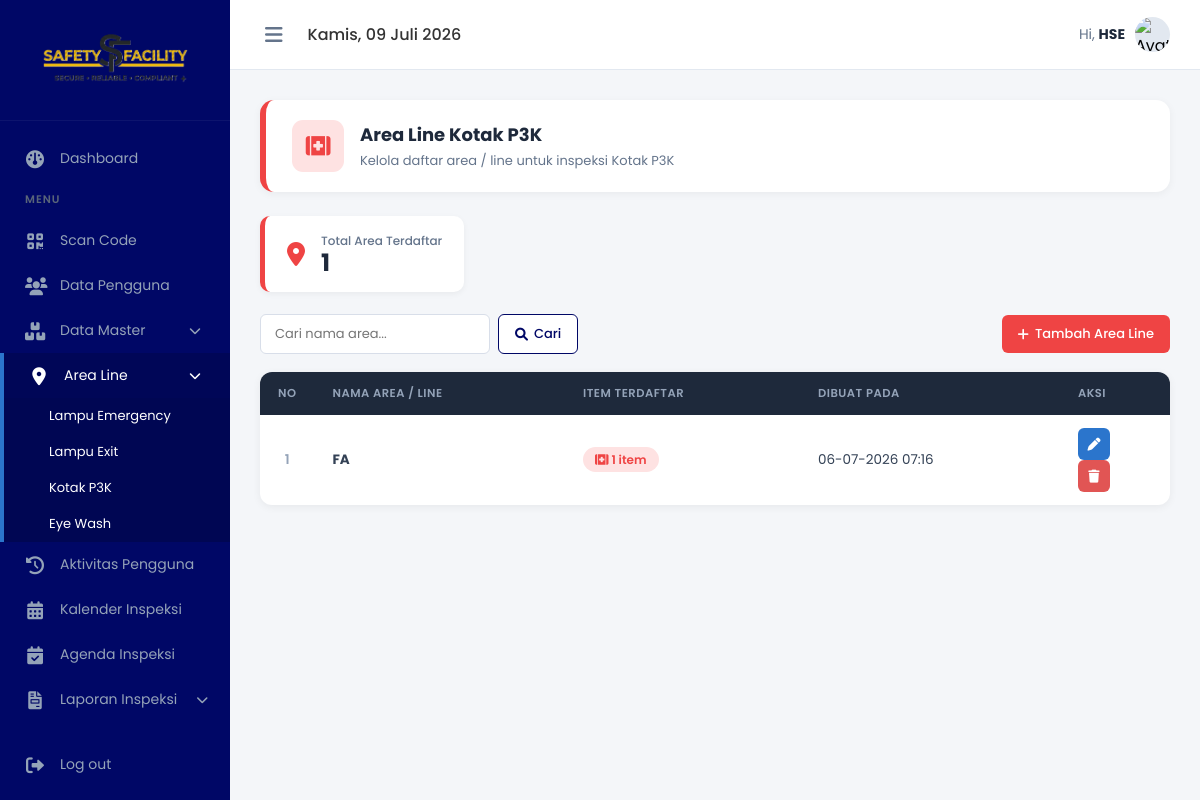
The page /admin/area_line_p3k.php (signed in) on the database its author committed.
### tables this page shows
CREATE TABLE `area_line` (
  `id_line` int(11) NOT NULL,
  `nama_line` varchar(100) NOT NULL,
  `created_at` timestamp NOT NULL DEFAULT current_timestamp(),
  `jenis` varchar(30) NOT NULL DEFAULT 'lampu_emergency'
);

### admin/area_line_p3k.php (the view, shortened to what this page needs)
<?php
global $koneksi;
mysqli_query($koneksi, "ALTER TABLE area_line ADD COLUMN IF NOT EXISTS jenis VARCHAR(30) NOT NULL DEFAULT 'lampu_emergency'");
$cari = isset($_GET['cari']) ? trim($_GET['cari']) : '';
if ($cari !== '') {
    $like = "%$cari%";
    $stmt = mysqli_prepare(
        $koneksi,
        "SELECT a.*, COUNT(m.id) as total_item
         FROM area_line a
         LEFT JOIN `master_p3k` m ON m.`line_area` = a.nama_line
         WHERE a.jenis = 'p3k' AND a.nama_line LIKE ?
         GROUP BY a.id_line ORDER BY a.nama_line ASC"
    );
    mysqli_stmt_bind_param($stmt, "s", $like);
    mysqli_stmt_execute($stmt);
    $result = mysqli_stmt_get_result($stmt);
} else {
    $result = mysqli_query(
        $koneksi,
        "SELECT a.*, COUNT(m.id) as total_item
         FROM area_line a
         LEFT JOIN `master_p3k` m ON m.`line_area` = a.nama_line
         WHERE a.jenis = 'p3k'
         GROUP BY a.id_line ORDER BY a.nama_line ASC"
    );
}
$total_line = mysqli_num_rows($result);
$dh = [
    'Sunday' => 'Minggu',
    'Monday' => 'Senin',
    'Tuesday' => 'Selasa',
    'Wednesday' => 'Rabu',
    'Thursday' => 'Kamis',
    'Friday' => 'Jumat',
    'Saturday' => 'Sabtu'
];
$db = [
    'January' => 'Januari',
    'February' => 'Februari',
    'March' => 'Maret',
    'April' => 'April',
    'May' => 'Mei',
    'June' => 'Juni',
    'July' => 'Juli',
    'August' => 'Agustus',
    'September' => 'September',
    'October' => 'Oktober',
    'November' => 'November',
    'December' => 'Desember'
];
$tanggal_format = $dh[date('l')] . ", " . date('d') . " " . $db[date('F')] . " " . date('Y');
?>
<!DOCTYPE html>
<html lang="id">
<head>
    <link rel="stylesheet" href="https://cdnjs.cloudflare.com/ajax/libs/font-awesome/6.0.0/css/all.min.css">
    <link rel="stylesheet" href="style.css">
</head>
<body>
    <aside class="sidebar" id="sidebar">
        <div class="sidebar-brand">
            <img src="../foto/logo.png" alt="Logo" class="sidebar-logo">
        </div>
        <ul class="sidebar-menu">
            <li><a href="index.php"><i class="fa-solid fa-gauge"></i> <span>Dashboard</span></a></li>
            <li class="menu-header">Menu</li>
            <li><a href="scan.php"><i class="fa-solid fa-qrcode"></i> <span>Scan Code</span></a></li>
            <li><a href="pengguna.php"><i class="fa-solid fa-users"></i> <span>Data Pengguna</span></a></li>
            <li class="has-submenu">
                <a href="javascript:void(0)" onclick="toggleSubmenu(this)">
                    <i class="fa-solid fa-boxes-stacked"></i><span>Data Master</span>
                    <i class="fa-solid fa-chevron-down submenu-icon"></i>
                </a>
            </li>
            <li class="has-submenu active">
                <a href="javascript:void(0)" onclick="toggleSubmenu(this)">
                    <i class="fa-solid fa-location-dot"></i><span>Area Line</span>
                    <i class="fa-solid fa-chevron-down submenu-icon"></i>
                </a>
                <ul class="submenu" style="display:block;">
                    <li class=""><a href="area_line_lampu_emergency.php">Lampu Emergency</a></li>
                    <li class=""><a href="area_line_lampu_exit.php">Lampu Exit</a></li>
                    <li class="active"><a href="area_line_p3k.php">Kotak P3K</a></li>
                    <li class=""><a href="area_line_eyewash.php">Eye Wash</a></li>
                </ul>
            </li>
            <li><a href="aktivitas.php"><i class="fa-solid fa-clock-rotate-left"></i> <span>Aktivitas Pengguna</span></a></li>
            <li><a href="kalender.php"><i class="fa-solid fa-calendar-days"></i> <span>Kalender Inspeksi</span></a></li>
            <li><a href="agenda.php"><i class="fa-solid fa-calendar-check"></i> <span>Agenda Inspeksi</span></a></li>
            <li class="has-submenu">
                <a href="javascript:void(0)" onclick="toggleSubmenu(this)">
                    <i class="fa-solid fa-file-invoice"></i><span>Laporan Inspeksi</span>
                    <i class="fa-solid fa-chevron-down submenu-icon"></i>
                </a>
            </li>
            <li style="margin-top:20px;"><a href="../logout.php"><i class="fa-solid fa-right-from-bracket"></i> <span>Log out</span></a></li>
        </ul>
    </aside>
    <main class="main-content">
        <header class="topbar">
            <div class="topbar-left">
                <button class="toggle-sidebar-btn" onclick="toggleSidebar()"><i class="fa-solid fa-bars"></i></button>
                <div class="topbar-date"><?= $tanggal_format; ?></div>
            </div>
            <div class="topbar-right">
                <div class="user-profile">
                    <span>Hi, <strong><?= htmlspecialchars($_SESSION['nama_lengkap']); ?></strong></span>
                    <div class="user-avatar">
                        <img src="https://images.unsplash.com/photo-1535713875002-d1d0cf377fde?q=80&w=100" alt="Avatar">
                    </div>
                </div>
            </div>
        </header>
        <section class="content-body">
            <div class="page-head">
                <div class="ph-icon"><i class="fa-solid fa-kit-medical"></i></div>
                <div class="ph-info">
                    <h2>Area Line Kotak P3K</h2>
                    <p>Kelola daftar area / line untuk inspeksi Kotak P3K</p>
                </div>
            </div>
            <div class="stat-mini">
                <i class="fa-solid fa-location-dot"></i>
                <div>
                    <h3>Total Area Terdaftar</h3>
                    <p><?= $total_line; ?></p>
                </div>
            </div>
            <div class="page-toolbar">
                <form method="GET" class="search-bar">
                    <input type="text" name="cari" placeholder="Cari nama area..." value="<?= htmlspecialchars($cari); ?>">
                    <button type="submit" class="btn btn-outline"><i class="fa-solid fa-magnifying-glass"></i> Cari</button>
                </form>
                <button class="btn btn-primary" onclick="openModal('modalTambah')">
                    <i class="fa-solid fa-plus"></i> Tambah Area Line
                </button>
            </div>
            <div class="table-card">
                <table class="area-table">
                    <thead>
                        <tr>
                            <th style="width:52px;">No</th>
                            <th>Nama Area / Line</th>
                            <th>Item Terdaftar</th>
                            <th>Dibuat Pada</th>
                            <th style="width:110px;">Aksi</th>
                        </tr>
                    </thead>
                    <tbody>
                        <?php if (mysqli_num_rows($result) > 0): ?>
                            <?php $no = 1;
                            while ($row = mysqli_fetch_assoc($result)): ?>
                                <tr>
                                    <td style="text-align:center;font-weight:600;color:#94a3b8;"><?= $no++; ?></td>
                                    <td><strong><?= htmlspecialchars($row['nama_line']); ?></strong></td>
                                    <td>
                                        <span class="badge-item">
                                            <i class="fa-solid fa-kit-medical"></i>
                                            <?= $row['total_item']; ?> item
                                        </span>
                                    </td>
                                    <td><?= date('d-m-Y H:i', strtotime($row['created_at'])); ?></td>
                                    <td class="action-icons">
                                        <a href="javascript:void(0)" class="ic-edit" title="Edit"
                                            onclick='bukaEdit(<?= json_encode(["id_line" => $row["id_line"], "nama_line" => $row["nama_line"]]); ?>)'>
                                            <i class="fa-solid fa-pen"></i>
                                        </a>
                                        <a href="area_line_p3k.php?hapus=<?= $row['id_line']; ?>" class="ic-delete" title="Hapus"
                                            onclick="return confirm('Hapus area ini? Pastikan tidak ada data yang masih menggunakannya.')">
                                            <i class="fa-solid fa-trash"></i>
                                        </a>
                                    </td>
                                </tr>
                            <?php endwhile; ?>
                        <?php endif; ?>
                    </tbody>
                </table>
            </div>
        </section>
    </main>
</body>
</html>

### admin/style.css (style rules this page uses)
* { margin: 0; padding: 0; box-sizing: border-box; font-family: 'Poppins', sans-serif; }
body { background-color: #f4f6f9; display: flex; min-height: 100vh; overflow-x: hidden; }
.sidebar { width: 230px; background-color: #000766; color: #adb5bd; display: flex; flex-direction: column; transition: width 0.3s ease; overflow-y: auto; overflow-x: hidden; height: 100vh; position: fixed; top: 0; left: 0; z-index: 100; }
.sidebar-brand { padding: 20px; display: flex; align-items: center; justify-content: center; color: #fff; border-bottom: 1px solid rgba(255, 255, 255, 0.05); white-space: nowrap; }
.sidebar-logo { max-width: 85%; height: auto; transition: all 0.3s ease; }
.sidebar-menu { padding: 15px 0; list-style: none; flex-grow: 1; }
.menu-header { padding: 10px 25px; font-size: 11px; text-transform: uppercase; letter-spacing: 1px; color: #596579; font-weight: 600; white-space: nowrap; transition: opacity 0.2s; }
.sidebar-menu li a { display: flex; align-items: center; gap: 15px; padding: 12px 25px; color: #94a3b8; text-decoration: none; font-size: 14px; transition: all 0.3s; white-space: nowrap; }
.sidebar-menu li a i { font-size: 18px; width: 20px; text-align: center; flex-shrink: 0; }
.sidebar-menu li a span { transition: opacity 0.2s; }
.sidebar-menu li a:hover, .sidebar-menu li.active a { background-color: rgba(255, 255, 255, 0.02); color: #fff; }
.sidebar-menu li.active a { border-left: 4px solid #2b75cc; background-color: rgba(0, 0, 0, 0.15); }
.main-content { flex-grow: 1; display: flex; flex-direction: column; min-width: 0; margin-left: 230px; transition: margin-left 0.3s ease; }
.topbar { background-color: #fff; height: 70px; display: flex; align-items: center; justify-content: space-between; padding: 0 30px; border-bottom: 1px solid #e2e8f0; }
.topbar-left { display: flex; align-items: center; gap: 20px; }
.toggle-sidebar-btn { font-size: 20px; color: #64748b; cursor: pointer; background: none; border: none; outline: none; padding: 5px; display: flex; align-items: center; justify-content: center; transition: color 0.2s; }
.topbar-date { font-size: 16px; color: #333; font-weight: 500; }
.topbar-right { display: flex; align-items: center; gap: 25px; }
.user-profile { display: flex; align-items: center; gap: 10px; cursor: pointer; }
.user-profile span { font-size: 14px; color: #64748b; }
.user-profile strong { color: #1e293b; }
.user-avatar { width: 35px; height: 35px; background-color: #e2e8f0; border-radius: 50%; display: flex; align-items: center; justify-content: center; overflow: hidden; }
.user-avatar img { width: 100%; height: 100%; object-fit: cover; }
.content-body { padding: 30px; flex-grow: 1; position: relative; }
.submenu { display: none; list-style: none; background: rgba(0, 0, 0, 0.05); margin: 0; padding: 0; }
.submenu li a { display: flex; align-items: center; padding: 8px 15px 8px 45px !important; font-size: 13px !important; color: #444; text-decoration: none; transition: background 0.2s; }
.submenu-icon { margin-left: auto; font-size: 12px !important; transition: transform 0.3s ease; }
.has-submenu>a { display: flex; align-items: center; width: 100%; }
.main-content { animation: fadeIn 0.4s ease-out; }
.content-body { animation: slideInUp 0.5s cubic-bezier(0.16, 1, 0.3, 1); }
.shortcut-card, .stat-card, .table-action-btn, button, a { transition: all 0.2s ease-in-out !important; }

### rows shown on the page
area_line: nama_line "FA", total_item "1", created_at "06-07-2026 07:16"

### other values the page prints
$_SESSION['nama_lengkap'] "HSE"
$total_line "1"
